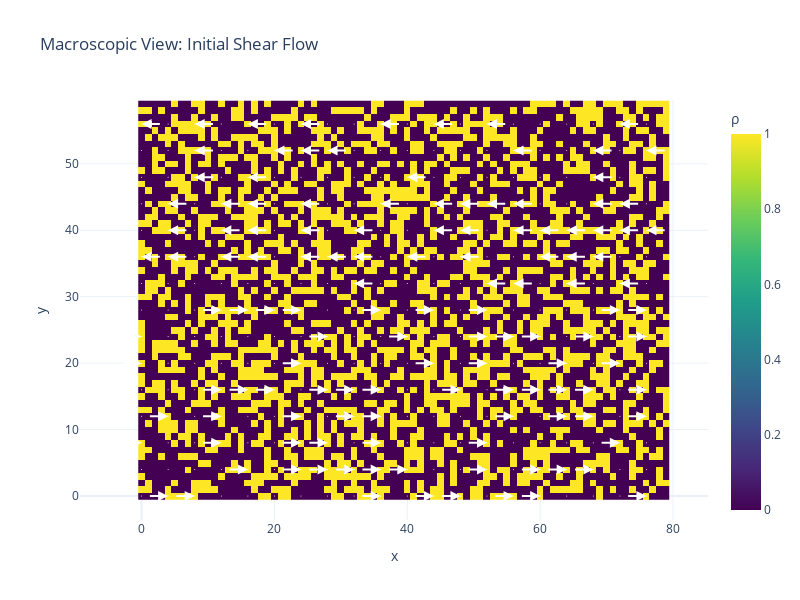

Notebook code cell kept with this figure:
### Code cell
print("\n=== Example 2: Larger System Macroscopic View ===")

# Larger system for macroscopic behavior
lg_large = LatticeGas(Nx=80, Ny=60, lattice=lattice, collision_rules=collision_rules)
lg_large.initialize_shear_flow(density=0.4)

print("Initial shear flow:")
lg_large.visualize_macroscopic(title='Macroscopic View: Initial Shear Flow')

### Figure 1 — Plotly figure (JSON) as saved in the notebook; plotly's stock layout.template omitted (floating-point values rounded to 4 significant figures; data arrays with more than 128 entries replaced by an {"elided": "..."} marker saying what was removed)
{"data": [{"colorbar": {"title": {"text": "ρ"}}, "colorscale": [[0, "#440154"], [0.1111, "#482878"], [0.2222, "#3e4989"], [0.3333, "#31688e"], [0.4444, "#26828e"], [0.5556, "#1f9e89"], [0.6667, "#35b779"], [0.7778, "#6ece58"], [0.8889, "#b5de2b"], [1, "#fde725"]], "name": "Density", "type": "heatmap", "z": {"elided": "60x80 int values"}}, {"hoverinfo": "skip", "marker": {"color": "white", "size": 1}, "mode": "markers", "showlegend": false, "type": "scatter", "x": {"elided": "300 int values"}, "y": {"elided": "300 int values"}}], "layout": {"annotations": [{"arrowcolor": "white", "arrowhead": 2, "arrowsize": 1, "arrowwidth": 2, "ax": 0.8, "axref": "x", "ay": 3.919e-16, "ayref": "y", "showarrow": true, "x": 4, "xref": "x", "y": 0, "yref": "y"}, {"arrowcolor": "white", "arrowhead": 2, "arrowsize": 1, "arrowwidth": 2, "ax": 4.8, "axref": "x", "ay": 3.919e-16, "ayref": "y", "showarrow": true, "x": 8, "xref": "x", "y": 0, "yref": "y"}, {"arrowcolor": "white", "arrowhead": 2, "arrowsize": 1, "arrowwidth": 2, "ax": 32.8, "axref": "x", "ay": 3.919e-16, "ayref": "y", "showarrow": true, "x": 36, "xref": "x", "y": 0, "yref": "y"}, {"arrowcolor": "white", "arrowhead": 2, "arrowsize": 1, "arrowwidth": 2, "ax": 40.8, "axref": "x", "ay": 3.919e-16, "ayref": "y", "showarrow": true, "x": 44, "xref": "x", "y": 0, "yref": "y"}, {"arrowcolor": "white", "arrowhead": 2, "arrowsize": 1, "arrowwidth": 2, "ax": 44.8, "axref": "x", "ay": 3.919e-16, "ayref": "y", "showarrow": true, "x": 48, "xref": "x", "y": 0, "yref": "y"}, {"arrowcolor": "white", "arrowhead": 2, "arrowsize": 1, "arrowwidth": 2, "ax": 52.8, "axref": "x", "ay": 3.919e-16, "ayref": "y", "showarrow": true, "x": 56, "xref": "x", "y": 0, "yref": "y"}, {"arrowcolor": "white", "arrowhead": 2, "arrowsize": 1, "arrowwidth": 2, "ax": 56.8, "axref": "x", "ay": 3.919e-16, "ayref": "y", "showarrow": true, "x": 60, "xref": "x", "y": 0, "yref": "y"}, {"arrowcolor": "white", "arrowhead": 2, "arrowsize": 1, "arrowwidth": 2, "ax": 72.8, "axref": "x", "ay": 3.919e-16, "ayref": "y", "showarrow": true, "x": 76, "xref": "x", "y": 0, "yref": "y"}, {"arrowcolor": "white", "arrowhead": 2, "arrowsize": 1, "arrowwidth": 2, "ax": 12.8, "axref": "x", "ay": 4, "ayref": "y", "showarrow": true, "x": 16, "xref": "x", "y": 4, "yref": "y"}, {"arrowcolor": "white", "arrowhead": 2, "arrowsize": 1, "arrowwidth": 2, "ax": 20.8, "axref": "x", "ay": 4, "ayref": "y", "showarrow": true, "x": 24, "xref": "x", "y": 4, "yref": "y"}, {"arrowcolor": "white", "arrowhead": 2, "arrowsize": 1, "arrowwidth": 2, "ax": 24.8, "axref": "x", "ay": 4, "ayref": "y", "showarrow": true, "x": 28, "xref": "x", "y": 4, "yref": "y"}, {"arrowcolor": "white", "arrowhead": 2, "arrowsize": 1, "arrowwidth": 2, "ax": 28.8, "axref": "x", "ay": 4, "ayref": "y", "showarrow": true, "x": 32, "xref": "x", "y": 4, "yref": "y"}, {"arrowcolor": "white", "arrowhead": 2, "arrowsize": 1, "arrowwidth": 2, "ax": 32.8, "axref": "x", "ay": 4, "ayref": "y", "showarrow": true, "x": 36, "xref": "x", "y": 4, "yref": "y"}, {"arrowcolor": "white", "arrowhead": 2, "arrowsize": 1, "arrowwidth": 2, "ax": 36.8, "axref": "x", "ay": 4, "ayref": "y", "showarrow": true, "x": 40, "xref": "x", "y": 4, "yref": "y"}, {"arrowcolor": "white", "arrowhead": 2, "arrowsize": 1, "arrowwidth": 2, "ax": 48.8, "axref": "x", "ay": 4, "ayref": "y", "showarrow": true, "x": 52, "xref": "x", "y": 4, "yref": "y"}, {"arrowcolor": "white", "arrowhead": 2, "arrowsize": 1, "arrowwidth": 2, "ax": 56.8, "axref": "x", "ay": 4, "ayref": "y", "showarrow": true, "x": 60, "xref": "x", "y": 4, "yref": "y"}, {"arrowcolor": "white", "arrowhead": 2, "arrowsize": 1, "arrowwidth": 2, "ax": 60.8, "axref": "x", "ay": 4, "ayref": "y", "showarrow": true, "x": 64, "xref": "x", "y": 4, "yref": "y"}, {"arrowcolor": "white", "arrowhead": 2, "arrowsize": 1, "arrowwidth": 2, "ax": 64.8, "axref": "x", "ay": 4, "ayref": "y", "showarrow": true, "x": 68, "xref": "x", "y": 4, "yref": "y"}, {"arrowcolor": "white", "arrowhead": 2, "arrowsize": 1, "arrowwidth": 2, "ax": -3.2, "axref": "x", "ay": 8, "ayref": "y", "showarrow": true, "x": 0, "xref": "x", "y": 8, "yref": "y"}, {"arrowcolor": "white", "arrowhead": 2, "arrowsize": 1, "arrowwidth": 2, "ax": 8.8, "axref": "x", "ay": 8, "ayref": "y", "showarrow": true, "x": 12, "xref": "x", "y": 8, "yref": "y"}, {"arrowcolor": "white", "arrowhead": 2, "arrowsize": 1, "arrowwidth": 2, "ax": 20.8, "axref": "x", "ay": 8, "ayref": "y", "showarrow": true, "x": 24, "xref": "x", "y": 8, "yref": "y"}, {"arrowcolor": "white", "arrowhead": 2, "arrowsize": 1, "arrowwidth": 2, "ax": 24.8, "axref": "x", "ay": 8, "ayref": "y", "showarrow": true, "x": 28, "xref": "x", "y": 8, "yref": "y"}, {"arrowcolor": "white", "arrowhead": 2, "arrowsize": 1, "arrowwidth": 2, "ax": 32.8, "axref": "x", "ay": 8, "ayref": "y", "showarrow": true, "x": 36, "xref": "x", "y": 8, "yref": "y"}, {"arrowcolor": "white", "arrowhead": 2, "arrowsize": 1, "arrowwidth": 2, "ax": 48.8, "axref": "x", "ay": 8, "ayref": "y", "showarrow": true, "x": 52, "xref": "x", "y": 8, "yref": "y"}, {"arrowcolor": "white", "arrowhead": 2, "arrowsize": 1, "arrowwidth": 2, "ax": 68.8, "axref": "x", "ay": 8, "ayref": "y", "showarrow": true, "x": 72, "xref": "x", "y": 8, "yref": "y"}, {"arrowcolor": "white", "arrowhead": 2, "arrowsize": 1, "arrowwidth": 2, "ax": 0.8, "axref": "x", "ay": 12, "ayref": "y", "showarrow": true, "x": 4, "xref": "x", "y": 12, "yref": "y"}, {"arrowcolor": "white", "arrowhead": 2, "arrowsize": 1, "arrowwidth": 2, "ax": 8.8, "axref": "x", "ay": 12, "ayref": "y", "showarrow": true, "x": 12, "xref": "x", "y": 12, "yref": "y"}, {"arrowcolor": "white", "arrowhead": 2, "arrowsize": 1, "arrowwidth": 2, "ax": 20.8, "axref": "x", "ay": 12, "ayref": "y", "showarrow": true, "x": 24, "xref": "x", "y": 12, "yref": "y"}, {"arrowcolor": "white", "arrowhead": 2, "arrowsize": 1, "arrowwidth": 2, "ax": 28.8, "axref": "x", "ay": 12, "ayref": "y", "showarrow": true, "x": 32, "xref": "x", "y": 12, "yref": "y"}, {"arrowcolor": "white", "arrowhead": 2, "arrowsize": 1, "arrowwidth": 2, "ax": 32.8, "axref": "x", "ay": 12, "ayref": "y", "showarrow": true, "x": 36, "xref": "x", "y": 12, "yref": "y"}, {"arrowcolor": "white", "arrowhead": 2, "arrowsize": 1, "arrowwidth": 2, "ax": 52.8, "axref": "x", "ay": 12, "ayref": "y", "showarrow": true, "x": 56, "xref": "x", "y": 12, "yref": "y"}, {"arrowcolor": "white", "arrowhead": 2, "arrowsize": 1, "arrowwidth": 2, "ax": 60.8, "axref": "x", "ay": 12, "ayref": "y", "showarrow": true, "x": 64, "xref": "x", "y": 12, "yref": "y"}, {"arrowcolor": "white", "arrowhead": 2, "arrowsize": 1, "arrowwidth": 2, "ax": 64.8, "axref": "x", "ay": 12, "ayref": "y", "showarrow": true, "x": 68, "xref": "x", "y": 12, "yref": "y"}, {"arrowcolor": "white", "arrowhead": 2, "arrowsize": 1, "arrowwidth": 2, "ax": 72.8, "axref": "x", "ay": 12, "ayref": "y", "showarrow": true, "x": 76, "xref": "x", "y": 12, "yref": "y"}, {"arrowcolor": "white", "arrowhead": 2, "arrowsize": 1, "arrowwidth": 2, "ax": 8.8, "axref": "x", "ay": 16, "ayref": "y", "showarrow": true, "x": 12, "xref": "x", "y": 16, "yref": "y"}, {"arrowcolor": "white", "arrowhead": 2, "arrowsize": 1, "arrowwidth": 2, "ax": 12.8, "axref": "x", "ay": 16, "ayref": "y", "showarrow": true, "x": 16, "xref": "x", "y": 16, "yref": "y"}, {"arrowcolor": "white", "arrowhead": 2, "arrowsize": 1, "arrowwidth": 2, "ax": 16.8, "axref": "x", "ay": 16, "ayref": "y", "showarrow": true, "x": 20, "xref": "x", "y": 16, "yref": "y"}, {"arrowcolor": "white", "arrowhead": 2, "arrowsize": 1, "arrowwidth": 2, "ax": 24.8, "axref": "x", "ay": 16, "ayref": "y", "showarrow": true, "x": 28, "xref": "x", "y": 16, "yref": "y"}, {"arrowcolor": "white", "arrowhead": 2, "arrowsize": 1, "arrowwidth": 2, "ax": 28.8, "axref": "x", "ay": 16, "ayref": "y", "showarrow": true, "x": 32, "xref": "x", "y": 16, "yref": "y"}, {"arrowcolor": "white", "arrowhead": 2, "arrowsize": 1, "arrowwidth": 2, "ax": 32.8, "axref": "x", "ay": 16, "ayref": "y", "showarrow": true, "x": 36, "xref": "x", "y": 16, "yref": "y"}, {"arrowcolor": "white", "arrowhead": 2, "arrowsize": 1, "arrowwidth": 2, "ax": 44.8, "axref": "x", "ay": 16, "ayref": "y", "showarrow": true, "x": 48, "xref": "x", "y": 16, "yref": "y"}, {"arrowcolor": "white", "arrowhead": 2, "arrowsize": 1, "arrowwidth": 2, "ax": 52.8, "axref": "x", "ay": 16, "ayref": "y", "showarrow": true, "x": 56, "xref": "x", "y": 16, "yref": "y"}, {"arrowcolor": "white", "arrowhead": 2, "arrowsize": 1, "arrowwidth": 2, "ax": 56.8, "axref": "x", "ay": 16, "ayref": "y", "showarrow": true, "x": 60, "xref": "x", "y": 16, "yref": "y"}, {"arrowcolor": "white", "arrowhead": 2, "arrowsize": 1, "arrowwidth": 2, "ax": 60.8, "axref": "x", "ay": 16, "ayref": "y", "showarrow": true, "x": 64, "xref": "x", "y": 16, "yref": "y"}, {"arrowcolor": "white", "arrowhead": 2, "arrowsize": 1, "arrowwidth": 2, "ax": 64.8, "axref": "x", "ay": 16, "ayref": "y", "showarrow": true, "x": 68, "xref": "x", "y": 16, "yref": "y"}, {"arrowcolor": "white", "arrowhead": 2, "arrowsize": 1, "arrowwidth": 2, "ax": 72.8, "axref": "x", "ay": 16, "ayref": "y", "showarrow": true, "x": 76, "xref": "x", "y": 16, "yref": "y"}, {"arrowcolor": "white", "arrowhead": 2, "arrowsize": 1, "arrowwidth": 2, "ax": -3.2, "axref": "x", "ay": 20, "ayref": "y", "showarrow": true, "x": 0, "xref": "x", "y": 20, "yref": "y"}, {"arrowcolor": "white", "arrowhead": 2, "arrowsize": 1, "arrowwidth": 2, "ax": 20.8, "axref": "x", "ay": 20, "ayref": "y", "showarrow": true, "x": 24, "xref": "x", "y": 20, "yref": "y"}, {"arrowcolor": "white", "arrowhead": 2, "arrowsize": 1, "arrowwidth": 2, "ax": 40.8, "axref": "x", "ay": 20, "ayref": "y", "showarrow": true, "x": 44, "xref": "x", "y": 20, "yref": "y"}, {"arrowcolor": "white", "arrowhead": 2, "arrowsize": 1, "arrowwidth": 2, "ax": 48.8, "axref": "x", "ay": 20, "ayref": "y", "showarrow": true, "x": 52, "xref": "x", "y": 20, "yref": "y"}, {"arrowcolor": "white", "arrowhead": 2, "arrowsize": 1, "arrowwidth": 2, "ax": 60.8, "axref": "x", "ay": 20, "ayref": "y", "showarrow": true, "x": 64, "xref": "x", "y": 20, "yref": "y"}, {"arrowcolor": "white", "arrowhead": 2, "arrowsize": 1, "arrowwidth": 2, "ax": 68.8, "axref": "x", "ay": 20, "ayref": "y", "showarrow": true, "x": 72, "xref": "x", "y": 20, "yref": "y"}, {"arrowcolor": "white", "arrowhead": 2, "arrowsize": 1, "arrowwidth": 2, "ax": -3.2, "axref": "x", "ay": 24, "ayref": "y", "showarrow": true, "x": 0, "xref": "x", "y": 24, "yref": "y"}, {"arrowcolor": "white", "arrowhead": 2, "arrowsize": 1, "arrowwidth": 2, "ax": 24.8, "axref": "x", "ay": 24, "ayref": "y", "showarrow": true, "x": 28, "xref": "x", "y": 24, "yref": "y"}, {"arrowcolor": "white", "arrowhead": 2, "arrowsize": 1, "arrowwidth": 2, "ax": 36.8, "axref": "x", "ay": 24, "ayref": "y", "showarrow": true, "x": 40, "xref": "x", "y": 24, "yref": "y"}, {"arrowcolor": "white", "arrowhead": 2, "arrowsize": 1, "arrowwidth": 2, "ax": 48.8, "axref": "x", "ay": 24, "ayref": "y", "showarrow": true, "x": 52, "xref": "x", "y": 24, "yref": "y"}, {"arrowcolor": "white", "arrowhead": 2, "arrowsize": 1, "arrowwidth": 2, "ax": 52.8, "axref": "x", "ay": 24, "ayref": "y", "showarrow": true, "x": 56, "xref": "x", "y": 24, "yref": "y"}, {"arrowcolor": "white", "arrowhead": 2, "arrowsize": 1, "arrowwidth": 2, "ax": 56.8, "axref": "x", "ay": 24, "ayref": "y", "showarrow": true, "x": 60, "xref": "x", "y": 24, "yref": "y"}, {"arrowcolor": "white", "arrowhead": 2, "arrowsize": 1, "arrowwidth": 2, "ax": 64.8, "axref": "x", "ay": 24, "ayref": "y", "showarrow": true, "x": 68, "xref": "x", "y": 24, "yref": "y"}, {"arrowcolor": "white", "arrowhead": 2, "arrowsize": 1, "arrowwidth": 2, "ax": 72.8, "axref": "x", "ay": 24, "ayref": "y", "showarrow": true, "x": 76, "xref": "x", "y": 24, "yref": "y"}, {"arrowcolor": "white", "arrowhead": 2, "arrowsize": 1, "arrowwidth": 2, "ax": 8.8, "axref": "x", "ay": 28, "ayref": "y", "showarrow": true, "x": 12, "xref": "x", "y": 28, "yref": "y"}, {"arrowcolor": "white", "arrowhead": 2, "arrowsize": 1, "arrowwidth": 2, "ax": 12.8, "axref": "x", "ay": 28, "ayref": "y", "showarrow": true, "x": 16, "xref": "x", "y": 28, "yref": "y"}, {"arrowcolor": "white", "arrowhead": 2, "arrowsize": 1, "arrowwidth": 2, "ax": 16.8, "axref": "x", "ay": 28, "ayref": "y", "showarrow": true, "x": 20, "xref": "x", "y": 28, "yref": "y"}, {"arrowcolor": "white", "arrowhead": 2, "arrowsize": 1, "arrowwidth": 2, "ax": 20.8, "axref": "x", "ay": 28, "ayref": "y", "showarrow": true, "x": 24, "xref": "x", "y": 28, "yref": "y"}, {"arrowcolor": "white", "arrowhead": 2, "arrowsize": 1, "arrowwidth": 2, "ax": 32.8, "axref": "x", "ay": 28, "ayref": "y", "showarrow": true, "x": 36, "xref": "x", "y": 28, "yref": "y"}, {"arrowcolor": "white", "arrowhead": 2, "arrowsize": 1, "arrowwidth": 2, "ax": 40.8, "axref": "x", "ay": 28, "ayref": "y", "showarrow": true, "x": 44, "xref": "x", "y": 28, "yref": "y"}, {"arrowcolor": "white", "arrowhead": 2, "arrowsize": 1, "arrowwidth": 2, "ax": 48.8, "axref": "x", "ay": 28, "ayref": "y", "showarrow": true, "x": 52, "xref": "x", "y": 28, "yref": "y"}, {"arrowcolor": "white", "arrowhead": 2, "arrowsize": 1, "arrowwidth": 2, "ax": 68.8, "axref": "x", "ay": 28, "ayref": "y", "showarrow": true, "x": 72, "xref": "x", "y": 28, "yref": "y"}, {"arrowcolor": "white", "arrowhead": 2, "arrowsize": 1, "arrowwidth": 2, "ax": 72.8, "axref": "x", "ay": 28, "ayref": "y", "showarrow": true, "x": 76, "xref": "x", "y": 28, "yref": "y"}, {"arrowcolor": "white", "arrowhead": 2, "arrowsize": 1, "arrowwidth": 2, "ax": 35.2, "axref": "x", "ay": 32, "ayref": "y", "showarrow": true, "x": 32, "xref": "x", "y": 32, "yref": "y"}, {"arrowcolor": "white", "arrowhead": 2, "arrowsize": 1, "arrowwidth": 2, "ax": 55.2, "axref": "x", "ay": 32, "ayref": "y", "showarrow": true, "x": 52, "xref": "x", "y": 32, "yref": "y"}, {"arrowcolor": "white", "arrowhead": 2, "arrowsize": 1, "arrowwidth": 2, "ax": 59.2, "axref": "x", "ay": 32, "ayref": "y", "showarrow": true, "x": 56, "xref": "x", "y": 32, "yref": "y"}, {"arrowcolor": "white", "arrowhead": 2, "arrowsize": 1, "arrowwidth": 2, "ax": 67.2, "axref": "x", "ay": 32, "ayref": "y", "showarrow": true, "x": 64, "xref": "x", "y": 32, "yref": "y"}, {"arrowcolor": "white", "arrowhead": 2, "arrowsize": 1, "arrowwidth": 2, "ax": 75.2, "axref": "x", "ay": 32, "ayref": "y", "showarrow": true, "x": 72, "xref": "x", "y": 32, "yref": "y"}, {"arrowcolor": "white", "arrowhead": 2, "arrowsize": 1, "arrowwidth": 2, "ax": 3.2, "axref": "x", "ay": 36, "ayref": "y", "showarrow": true, "x": 0, "xref": "x", "y": 36, "yref": "y"}, {"arrowcolor": "white", "arrowhead": 2, "arrowsize": 1, "arrowwidth": 2, "ax": 7.2, "axref": "x", "ay": 36, "ayref": "y", "showarrow": true, "x": 4, "xref": "x", "y": 36, "yref": "y"}, {"arrowcolor": "white", "arrowhead": 2, "arrowsize": 1, "arrowwidth": 2, "ax": 15.2, "axref": "x", "ay": 36, "ayref": "y", "showarrow": true, "x": 12, "xref": "x", "y": 36, "yref": "y"}, {"arrowcolor": "white", "arrowhead": 2, "arrowsize": 1, "arrowwidth": 2, "ax": 19.2, "axref": "x", "ay": 36, "ayref": "y", "showarrow": true, "x": 16, "xref": "x", "y": 36, "yref": "y"}, {"arrowcolor": "white", "arrowhead": 2, "arrowsize": 1, "arrowwidth": 2, "ax": 27.2, "axref": "x", "ay": 36, "ayref": "y", "showarrow": true, "x": 24, "xref": "x", "y": 36, "yref": "y"}, {"arrowcolor": "white", "arrowhead": 2, "arrowsize": 1, "arrowwidth": 2, "ax": 31.2, "axref": "x", "ay": 36, "ayref": "y", "showarrow": true, "x": 28, "xref": "x", "y": 36, "yref": "y"}, {"arrowcolor": "white", "arrowhead": 2, "arrowsize": 1, "arrowwidth": 2, "ax": 35.2, "axref": "x", "ay": 36, "ayref": "y", "showarrow": true, "x": 32, "xref": "x", "y": 36, "yref": "y"}, {"arrowcolor": "white", "arrowhead": 2, "arrowsize": 1, "arrowwidth": 2, "ax": 43.2, "axref": "x", "ay": 36, "ayref": "y", "showarrow": true, "x": 40, "xref": "x", "y": 36, "yref": "y"}, {"arrowcolor": "white", "arrowhead": 2, "arrowsize": 1, "arrowwidth": 2, "ax": 51.2, "axref": "x", "ay": 36, "ayref": "y", "showarrow": true, "x": 48, "xref": "x", "y": 36, "yref": "y"}, {"arrowcolor": "white", "arrowhead": 2, "arrowsize": 1, "arrowwidth": 2, "ax": 63.2, "axref": "x", "ay": 36, "ayref": "y", "showarrow": true, "x": 60, "xref": "x", "y": 36, "yref": "y"}, {"arrowcolor": "white", "arrowhead": 2, "arrowsize": 1, "arrowwidth": 2, "ax": 67.2, "axref": "x", "ay": 36, "ayref": "y", "showarrow": true, "x": 64, "xref": "x", "y": 36, "yref": "y"}, {"arrowcolor": "white", "arrowhead": 2, "arrowsize": 1, "arrowwidth": 2, "ax": 71.2, "axref": "x", "ay": 36, "ayref": "y", "showarrow": true, "x": 68, "xref": "x", "y": 36, "yref": "y"}, {"arrowcolor": "white", "arrowhead": 2, "arrowsize": 1, "arrowwidth": 2, "ax": 7.2, "axref": "x", "ay": 40, "ayref": "y", "showarrow": true, "x": 4, "xref": "x", "y": 40, "yref": "y"}, {"arrowcolor": "white", "arrowhead": 2, "arrowsize": 1, "arrowwidth": 2, "ax": 15.2, "axref": "x", "ay": 40, "ayref": "y", "showarrow": true, "x": 12, "xref": "x", "y": 40, "yref": "y"}, {"arrowcolor": "white", "arrowhead": 2, "arrowsize": 1, "arrowwidth": 2, "ax": 19.2, "axref": "x", "ay": 40, "ayref": "y", "showarrow": true, "x": 16, "xref": "x", "y": 40, "yref": "y"}, {"arrowcolor": "white", "arrowhead": 2, "arrowsize": 1, "arrowwidth": 2, "ax": 27.2, "axref": "x", "ay": 40, "ayref": "y", "showarrow": true, "x": 24, "xref": "x", "y": 40, "yref": "y"}, {"arrowcolor": "white", "arrowhead": 2, "arrowsize": 1, "arrowwidth": 2, "ax": 35.2, "axref": "x", "ay": 40, "ayref": "y", "showarrow": true, "x": 32, "xref": "x", "y": 40, "yref": "y"}, {"arrowcolor": "white", "arrowhead": 2, "arrowsize": 1, "arrowwidth": 2, "ax": 47.2, "axref": "x", "ay": 40, "ayref": "y", "showarrow": true, "x": 44, "xref": "x", "y": 40, "yref": "y"}, {"arrowcolor": "white", "arrowhead": 2, "arrowsize": 1, "arrowwidth": 2, "ax": 51.2, "axref": "x", "ay": 40, "ayref": "y", "showarrow": true, "x": 48, "xref": "x", "y": 40, "yref": "y"}, {"arrowcolor": "white", "arrowhead": 2, "arrowsize": 1, "arrowwidth": 2, "ax": 59.2, "axref": "x", "ay": 40, "ayref": "y", "showarrow": true, "x": 56, "xref": "x", "y": 40, "yref": "y"}, {"arrowcolor": "white", "arrowhead": 2, "arrowsize": 1, "arrowwidth": 2, "ax": 63.2, "axref": "x", "ay": 40, "ayref": "y", "showarrow": true, "x": 60, "xref": "x", "y": 40, "yref": "y"}, {"arrowcolor": "white", "arrowhead": 2, "arrowsize": 1, "arrowwidth": 2, "ax": 67.2, "axref": "x", "ay": 40, "ayref": "y", "showarrow": true, "x": 64, "xref": "x", "y": 40, "yref": "y"}, {"arrowcolor": "white", "arrowhead": 2, "arrowsize": 1, "arrowwidth": 2, "ax": 71.2, "axref": "x", "ay": 40, "ayref": "y", "showarrow": true, "x": 68, "xref": "x", "y": 40, "yref": "y"}, {"arrowcolor": "white", "arrowhead": 2, "arrowsize": 1, "arrowwidth": 2, "ax": 75.2, "axref": "x", "ay": 40, "ayref": "y", "showarrow": true, "x": 72, "xref": "x", "y": 40, "yref": "y"}, {"arrowcolor": "white", "arrowhead": 2, "arrowsize": 1, "arrowwidth": 2, "ax": 79.2, "axref": "x", "ay": 40, "ayref": "y", "showarrow": true, "x": 76, "xref": "x", "y": 40, "yref": "y"}, {"arrowcolor": "white", "arrowhead": 2, "arrowsize": 1, "arrowwidth": 2, "ax": 7.2, "axref": "x", "ay": 44, "ayref": "y", "showarrow": true, "x": 4, "xref": "x", "y": 44, "yref": "y"}, {"arrowcolor": "white", "arrowhead": 2, "arrowsize": 1, "arrowwidth": 2, "ax": 15.2, "axref": "x", "ay": 44, "ayref": "y", "showarrow": true, "x": 12, "xref": "x", "y": 44, "yref": "y"}, {"arrowcolor": "white", "arrowhead": 2, "arrowsize": 1, "arrowwidth": 2, "ax": 19.2, "axref": "x", "ay": 44, "ayref": "y", "showarrow": true, "x": 16, "xref": "x", "y": 44, "yref": "y"}, {"arrowcolor": "white", "arrowhead": 2, "arrowsize": 1, "arrowwidth": 2, "ax": 27.2, "axref": "x", "ay": 44, "ayref": "y", "showarrow": true, "x": 24, "xref": "x", "y": 44, "yref": "y"}, {"arrowcolor": "white", "arrowhead": 2, "arrowsize": 1, "arrowwidth": 2, "ax": 39.2, "axref": "x", "ay": 44, "ayref": "y", "showarrow": true, "x": 36, "xref": "x", "y": 44, "yref": "y"}, {"arrowcolor": "white", "arrowhead": 2, "arrowsize": 1, "arrowwidth": 2, "ax": 47.2, "axref": "x", "ay": 44, "ayref": "y", "showarrow": true, "x": 44, "xref": "x", "y": 44, "yref": "y"}, {"arrowcolor": "white", "arrowhead": 2, "arrowsize": 1, "arrowwidth": 2, "ax": 51.2, "axref": "x", "ay": 44, "ayref": "y", "showarrow": true, "x": 48, "xref": "x", "y": 44, "yref": "y"}, {"arrowcolor": "white", "arrowhead": 2, "arrowsize": 1, "arrowwidth": 2, "ax": 55.2, "axref": "x", "ay": 44, "ayref": "y", "showarrow": true, "x": 52, "xref": "x", "y": 44, "yref": "y"}, {"arrowcolor": "white", "arrowhead": 2, "arrowsize": 1, "arrowwidth": 2, "ax": 59.2, "axref": "x", "ay": 44, "ayref": "y", "showarrow": true, "x": 56, "xref": "x", "y": 44, "yref": "y"}, {"arrowcolor": "white", "arrowhead": 2, "arrowsize": 1, "arrowwidth": 2, "ax": 71.2, "axref": "x", "ay": 44, "ayref": "y", "showarrow": true, "x": 68, "xref": "x", "y": 44, "yref": "y"}, {"arrowcolor": "white", "arrowhead": 2, "arrowsize": 1, "arrowwidth": 2, "ax": 75.2, "axref": "x", "ay": 44, "ayref": "y", "showarrow": true, "x": 72, "xref": "x", "y": 44, "yref": "y"}, {"arrowcolor": "white", "arrowhead": 2, "arrowsize": 1, "arrowwidth": 2, "ax": 11.2, "axref": "x", "ay": 48, "ayref": "y", "showarrow": true, "x": 8, "xref": "x", "y": 48, "yref": "y"}, {"arrowcolor": "white", "arrowhead": 2, "arrowsize": 1, "arrowwidth": 2, "ax": 19.2, "axref": "x", "ay": 48, "ayref": "y", "showarrow": true, "x": 16, "xref": "x", "y": 48, "yref": "y"}, {"arrowcolor": "white", "arrowhead": 2, "arrowsize": 1, "arrowwidth": 2, "ax": 43.2, "axref": "x", "ay": 48, "ayref": "y", "showarrow": true, "x": 40, "xref": "x", "y": 48, "yref": "y"}, {"arrowcolor": "white", "arrowhead": 2, "arrowsize": 1, "arrowwidth": 2, "ax": 71.2, "axref": "x", "ay": 48, "ayref": "y", "showarrow": true, "x": 68, "xref": "x", "y": 48, "yref": "y"}, {"arrowcolor": "white", "arrowhead": 2, "arrowsize": 1, "arrowwidth": 2, "ax": 11.2, "axref": "x", "ay": 52, "ayref": "y", "showarrow": true, "x": 8, "xref": "x", "y": 52, "yref": "y"}, {"arrowcolor": "white", "arrowhead": 2, "arrowsize": 1, "arrowwidth": 2, "ax": 23.2, "axref": "x", "ay": 52, "ayref": "y", "showarrow": true, "x": 20, "xref": "x", "y": 52, "yref": "y"}, {"arrowcolor": "white", "arrowhead": 2, "arrowsize": 1, "arrowwidth": 2, "ax": 27.2, "axref": "x", "ay": 52, "ayref": "y", "showarrow": true, "x": 24, "xref": "x", "y": 52, "yref": "y"}, {"arrowcolor": "white", "arrowhead": 2, "arrowsize": 1, "arrowwidth": 2, "ax": 31.2, "axref": "x", "ay": 52, "ayref": "y", "showarrow": true, "x": 28, "xref": "x", "y": 52, "yref": "y"}, {"arrowcolor": "white", "arrowhead": 2, "arrowsize": 1, "arrowwidth": 2, "ax": 59.2, "axref": "x", "ay": 52, "ayref": "y", "showarrow": true, "x": 56, "xref": "x", "y": 52, "yref": "y"}, {"arrowcolor": "white", "arrowhead": 2, "arrowsize": 1, "arrowwidth": 2, "ax": 71.2, "axref": "x", "ay": 52, "ayref": "y", "showarrow": true, "x": 68, "xref": "x", "y": 52, "yref": "y"}, {"arrowcolor": "white", "arrowhead": 2, "arrowsize": 1, "arrowwidth": 2, "ax": 79.2, "axref": "x", "ay": 52, "ayref": "y", "showarrow": true, "x": 76, "xref": "x", "y": 52, "yref": "y"}, {"arrowcolor": "white", "arrowhead": 2, "arrowsize": 1, "arrowwidth": 2, "ax": 3.2, "axref": "x", "ay": 56, "ayref": "y", "showarrow": true, "x": 0, "xref": "x", "y": 56, "yref": "y"}, {"arrowcolor": "white", "arrowhead": 2, "arrowsize": 1, "arrowwidth": 2, "ax": 11.2, "axref": "x", "ay": 56, "ayref": "y", "showarrow": true, "x": 8, "xref": "x", "y": 56, "yref": "y"}, {"arrowcolor": "white", "arrowhead": 2, "arrowsize": 1, "arrowwidth": 2, "ax": 19.2, "axref": "x", "ay": 56, "ayref": "y", "showarrow": true, "x": 16, "xref": "x", "y": 56, "yref": "y"}, {"arrowcolor": "white", "arrowhead": 2, "arrowsize": 1, "arrowwidth": 2, "ax": 27.2, "axref": "x", "ay": 56, "ayref": "y", "showarrow": true, "x": 24, "xref": "x", "y": 56, "yref": "y"}, {"arrowcolor": "white", "arrowhead": 2, "arrowsize": 1, "arrowwidth": 2, "ax": 39.2, "axref": "x", "ay": 56, "ayref": "y", "showarrow": true, "x": 36, "xref": "x", "y": 56, "yref": "y"}, {"arrowcolor": "white", "arrowhead": 2, "arrowsize": 1, "arrowwidth": 2, "ax": 47.2, "axref": "x", "ay": 56, "ayref": "y", "showarrow": true, "x": 44, "xref": "x", "y": 56, "yref": "y"}, {"arrowcolor": "white", "arrowhead": 2, "arrowsize": 1, "arrowwidth": 2, "ax": 55.2, "axref": "x", "ay": 56, "ayref": "y", "showarrow": true, "x": 52, "xref": "x", "y": 56, "yref": "y"}, {"arrowcolor": "white", "arrowhead": 2, "arrowsize": 1, "arrowwidth": 2, "ax": 75.2, "axref": "x", "ay": 56, "ayref": "y", "showarrow": true, "x": 72, "xref": "x", "y": 56, "yref": "y"}], "height": 600, "title": {"text": "Macroscopic View: Initial Shear Flow"}, "width": 800, "xaxis": {"title": {"text": "x"}}, "yaxis": {"scaleanchor": "x", "scaleratio": 1, "title": {"text": "y"}}}}
